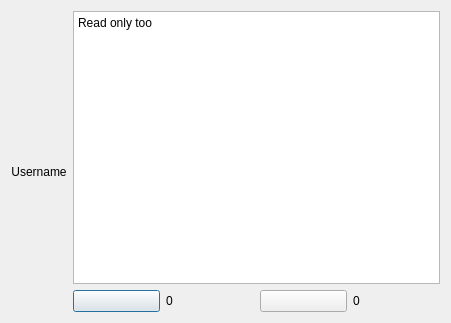
<?xml version="1.0" encoding="UTF-8"?>
<ui version="4.0">
 <class>comment_1</class>
 <widget class="QDialog" name="comment_1">
  <property name="geometry">
   <rect>
    <x>0</x>
    <y>0</y>
    <width>451</width>
    <height>323</height>
   </rect>
  </property>
  <property name="windowTitle">
   <string>Comment</string>
  </property>
  <layout class="QGridLayout" name="gridLayout">
   <item row="0" column="2">
    <layout class="QHBoxLayout" name="horizontalLayout_3">
     <item>
      <layout class="QVBoxLayout" name="verticalLayout_14">
       <item>
        <widget class="QTextEdit" name="textEdit_commentQ">
         <property name="html">
          <string>&lt;!DOCTYPE HTML PUBLIC &quot;-//W3C//DTD HTML 4.0//EN&quot; &quot;http://www.w3.org/TR/REC-html40/strict.dtd&quot;&gt;
&lt;html&gt;&lt;head&gt;&lt;meta name=&quot;qrichtext&quot; content=&quot;1&quot; /&gt;&lt;meta charset=&quot;utf-8&quot; /&gt;&lt;style type=&quot;text/css&quot;&gt;
p, li { white-space: pre-wrap; }
hr { height: 1px; border-width: 0; }
li.unchecked::marker { content: &quot;\2610&quot;; }
li.checked::marker { content: &quot;\2612&quot;; }
&lt;/style&gt;&lt;/head&gt;&lt;body style=&quot; font-family:'Segoe UI'; font-size:9pt; font-weight:400; font-style:normal;&quot;&gt;
&lt;p style=&quot; margin-top:0px; margin-bottom:0px; margin-left:0px; margin-right:0px; -qt-block-indent:0; text-indent:0px;&quot;&gt;Read only too&lt;/p&gt;&lt;/body&gt;&lt;/html&gt;</string>
         </property>
        </widget>
       </item>
       <item>
        <layout class="QHBoxLayout" name="horizontalLayout">
         <item>
          <widget class="QPushButton" name="pushButton_upComment">
           <property name="text">
            <string/>
           </property>
          </widget>
         </item>
         <item>
          <widget class="QLabel" name="label_upCountComment">
           <property name="text">
            <string>0</string>
           </property>
          </widget>
         </item>
         <item>
          <widget class="QPushButton" name="pushButton_downComment">
           <property name="text">
            <string/>
           </property>
          </widget>
         </item>
         <item>
          <widget class="QLabel" name="label_downCountComment">
           <property name="text">
            <string>0</string>
           </property>
          </widget>
         </item>
        </layout>
       </item>
      </layout>
     </item>
    </layout>
   </item>
   <item row="0" column="1">
    <layout class="QVBoxLayout" name="verticalLayout">
     <item>
      <widget class="QLabel" name="label_commentUserPic">
       <property name="text">
        <string/>
       </property>
       <property name="alignment">
        <set>Qt::AlignmentFlag::AlignCenter</set>
       </property>
      </widget>
     </item>
     <item>
      <widget class="QLabel" name="label_commentUsername">
       <property name="text">
        <string>Username</string>
       </property>
       <property name="alignment">
        <set>Qt::AlignmentFlag::AlignHCenter|Qt::AlignmentFlag::AlignTop</set>
       </property>
      </widget>
     </item>
    </layout>
   </item>
  </layout>
 </widget>
 <resources/>
 <connections/>
</ui>
